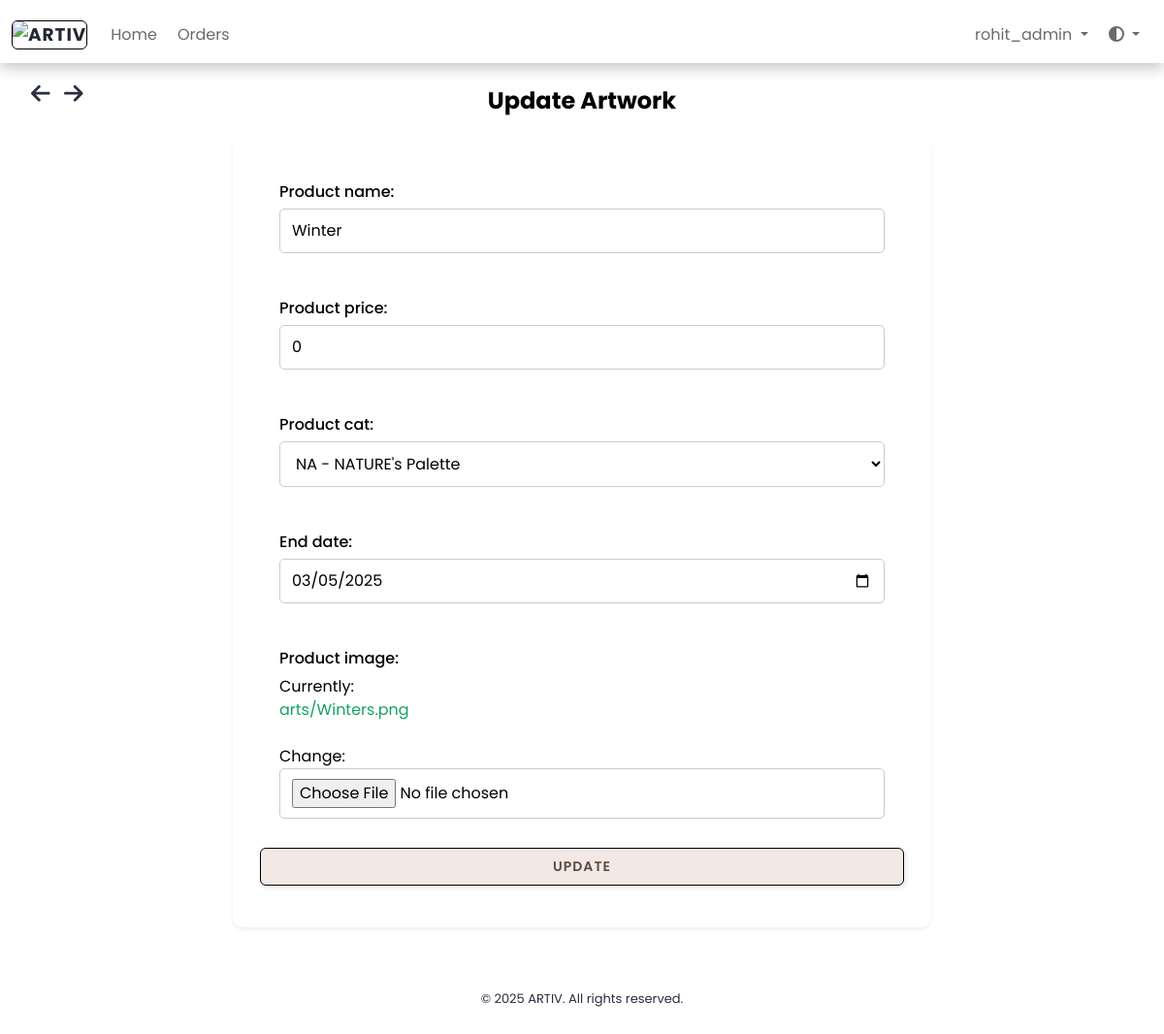
The page /dashboard/productupdate/66/ (signed in) on the database its author committed.
### dashboard/models.py (models this page shows, shortened)
class Artwork(models.Model):
    SALE_TYPE_CHOICES = [
        ("discount", "Discount"),
        ("auction", "Auction"),
    ]
    sale_type = models.CharField(
        max_length=50, choices=SALE_TYPE_CHOICES, default="auction"
    )
    product_id = models.CharField(max_length=255, default="", null=True)
    product_name = models.CharField(max_length=255, null=True)
    product_price = models.IntegerField(default=0, null=True)
    model_360 = models.FileField(upload_to="3d_models/", null=True, blank=True)  # 360 View Field
    opening_bid = models.IntegerField(default=0, null=True, blank=True)
    product_cat = models.ForeignKey(
        Catalogue, on_delete=models.CASCADE, null=True, blank=True
    )
    purchase_category = models.ForeignKey(  # Add this field
        PurchaseCategory, on_delete=models.CASCADE, null=True, blank=True
    )
    product_qty = models.IntegerField(default=0, null=True)
    product_image = models.ImageField(upload_to="arts/")
    dimension_unit = models.CharField(
        max_length=10, choices=[("cm", "Centimeters"), ("ft", "Feet")]
    )
    length_in_centimeters = models.FloatField(default=0, blank=True, null=True)
    width_in_centimeters = models.FloatField(default=0, blank=True, null=True)
    foot = models.FloatField(default=0, blank=True, null=True)
    inches = models.FloatField(default=0, blank=True, null=True)
    created_at = models.DateTimeField(auto_now_add=True)
    end_date = models.DateField(null=True, blank=True, db_index=True)
    favorited_by = models.ManyToManyField(User, related_name="favorite_artworks", blank=True)
    user = models.ForeignKey(
        settings.AUTH_USER_MODEL, on_delete=models.CASCADE, null=True, blank=True
    )
    is_sold = models.BooleanField(default=False)
    is_purchased = models.BooleanField(default=False)
    status = models.CharField(
        max_length=50,
        choices=[
            ("active", "Active"),
            ("closed", "Closed"),
            ("waiting_for_response", "Waiting for Response"),
            ("unsold", "Unsold"),
        ],
        default="active",
    )
    response_deadline = models.DateTimeField(blank=True, null=True, db_index=True)
    buyer_response = models.CharField(
        max_length=11,
        choices=[("yes", "Yes"), ("no", "No"), ("no_response", "No Response")],
        default="no_response",
    )
    discounted_price = models.DecimalField(
        max_digits=10, decimal_places=2, null=True, blank=True
    )

### dashboard/views.py (the view)
# urls.py: path('productupdate/<int:pk>/', views.ArtworkUpdateView.as_view(), name="product_update"),
class ArtworkUpdateView(LoginRequiredMixin, UpdateView):
    model = Artwork
    fields = [
        "product_name",
        "product_price",
        "product_image",
        "product_cat",
        "end_date",
        "length_in_centimeters",
        "width_in_centimeters",
        "foot",
        "inches",
    ]
    template_name_suffix = "_update_form"
    success_url = "/dashboard/product/"
    def get_form(self):
        form = super().get_form()
        form.fields["end_date"].widget = forms.DateInput(attrs={"type": "date"})
        return form

### art/context_processors.py (called while the page is built)
def catalogue_list(request):
    return {
        "catalogue_list": Catalogue.objects.all(),
        "purchase_categories": PurchaseCategory.objects.all(),
    }

### dashboard/models.py (called while the page is built)
    def __str__(self):
        return self.cat_name

### dashboard/templatetags/auth_extras.py (called while the page is built)
@register.filter(name='has_group')
def has_group(user, group_name):
    group = Group.objects.get(name=group_name)
    return True if group in user.groups.all() else False

### templates/dashboard/artwork_update_form.html (shortened to what this page needs)
{% extends './base.html' %} {% block title %}Update Artwork - ARTIV{% endblock %} {% load static %} {% block links %}
<link rel="stylesheet" href="{% static 'dashboard/css/artwork_form.css' %}">
{% endblock %} {% block content %}
{% include './includes/header.html' %}
{% include "art/arrow_button.html" %}
    <div class="app-content pt-3 p-md-3 p-lg-4">
        <div class="button-container">
            <i class="fa-solid fa-arrow-left" style="cursor:pointer; font-size:1.4rem; margin-right:10px" onclick="goBack()"></i>
            <i class="fa-solid fa-arrow-right" style="cursor:pointer; font-size:1.4rem; margin-right:15px" onclick="goForward()"></i>
        </div>
        <div class="container-fluid">
            <h1 class="app-page-title">Update Artwork</h1>
            <div class="row g-4 mb-4">
                <div class="col-12">
                    <div class="app-card artwork-card shadow-sm h-100">
                        <div class="app-card-body p-2">
                            <form method="POST" enctype="multipart/form-data">
                                <div class="fieldWrapper">
                                    <label
                                        for="{{ form.product_name.id_for_label }}">{{form.product_name.label}}:</label>
                                    {{ form.product_name }}
                                </div>
                                <div class="fieldWrapper">
                                    <label
                                        for="{{ form.product_price.id_for_label }}">{{form.product_price.label}}:</label>
                                    {{ form.product_price }}
                                </div>
                                <div class="fieldWrapper">
                                    <label for="{{ form.product_cat.id_for_label }}">{{form.product_cat.label}}:</label>
                                    {{ form.product_cat }}
                                </div>
                                <div class="fieldWrapper">
                                    <label for="{{ form.end_date.id_for_label }}">{{form.end_date.label}}:</label>
                                    {{ form.end_date }}
                                </div>
                                <div class="fieldWrapper">
                                    <label
                                        for="{{ form.product_image.id_for_label }}">{{form.product_image.label}}:</label>
                                    {{ form.product_image }}
                                </div>
                                <div class="d-grid  mx-auto">
                                    <input class="btn btn-success_bid" type="submit" value="Update" />
                                </div>
                            </form>
                        </div>
                    </div>
                </div>
            </div>
        </div>
    </div>
    {% include './includes/footer.html' %}
{% endblock %}

### templates/dashboard/includes/header.html (shortened to what this page needs)
{% load static %}
{% block links %}
<link rel="stylesheet" type="text/css" href="{% static 'dashboard/css/navbar.css' %}" />
{% endblock %}
{% load auth_extras %}
<body>
    <nav class="navbar navbar-expand-lg navbar-light fixed-top">
        <div class="container-fluid">
            <a class="navbar-brand" href="#" data-bs-toggle="modal" data-bs-target="#logoModal">
                <img src="{% static 'images/assets/ARTIV LOGO.png' %}" width="30" height="24" alt="ARTIV">
            </a>
            <div class="collapse navbar-collapse" id="navbarSupportedContent">
                <ul class="navbar-nav me-auto mb-2 mb-lg-0">
                    <li class="nav-item">
                        <a class="nav-link" href="{% url 'art:index' %}">Home</a>
                    </li>
                    {% if user.is_authenticated %}
                        <li class="nav-item">
                            <a class="nav-link" href="{% url 'dashboard:order_list' %}">Orders</a>
                        </li>
                    {% endif %}
                </ul>
                <ul class="navbar-nav ms-auto mb-2 mb-lg-0">
                    {% if user.is_authenticated %}
                        <li class="nav-item dropdown">
                            <a class="nav-link dropdown-toggle" href="#" id="userDropdown" role="button" data-bs-toggle="dropdown" aria-expanded="false">
                                {{ user }}
                            </a>
                        </li>
                    {% endif %}
                    <li class="nav-item dropdown">
                        <a class="nav-link dropdown-toggle" href="#" id="themeDropdown" role="button" data-bs-toggle="dropdown" aria-expanded="false">
                            <i class="fas fa-adjust"></i>
                        </a>
                    </li>
                </ul>
            </div>
        </div>
    </nav>
</body>
</html>

### static/dashboard/css/form.css (style rules this page uses)
.fieldWrapper { display: flex; flex-direction: column; padding: 15px 20px; }
.fieldWrapper label { font-weight: 500; color: black; }
.fieldWrapper input,select { padding: 5px 10px; border-radius: 5px; border: 1px solid grey; }
body.light-mode .fieldWrapper input, body.light-mode .fieldWrapper select, body.light-mode .fieldWrapper textarea { background-color: #ffffff !important; color: black; border: 1px solid #ccc; }
body.light-mode .fieldWrapper label { color: black; }
.fieldWrapper input, .fieldWrapper select, .fieldWrapper textarea { padding: 10px 12px; border-radius: 5px; transition: background-color 0.3s ease, color 0.3s ease; }

### static/dashboard/css/artwork_form.css (style rules this page uses)
body { background-color: #ffffff; color: #2B2D42; }
html.loaded { visibility: visible; opacity: 1; transition: none; }
form { background-color: #ffffff; color: #000000; padding: 20px; border-radius: 8px; }
.app-card { border-radius: 8px; }
.artwork-card { background-color: #ffffff !important; backdrop-filter: blur(1px); border-radius: 10px; box-shadow: 0 4px 6px rgba(0, 0, 0, 0.1); max-width: 45rem; width: 100%; margin: auto; }
form input, form select, form textarea { background-color: #ffffff !important; color: #000000; border: 1px solid #ccc; padding: 8px; border-radius: 4px; width: 100%; margin-bottom: 15px; }
form label { font-weight: 600; margin-bottom: 5px; display: block; }

### static/dashboard/css/navbar.css (style rules this page uses)
body { background-color: #ffffff !important; color: #2B2D42; }
html.loaded { visibility: visible; opacity: 1; transition: none; }
.navbar .navbar-brand { color: #E4E4E4; font-size: 1.15rem; font-weight: bold; letter-spacing: 1px; transition: color 0.3s ease; }
.navbar .navbar-brand img { border-radius: 6px; border: 1px solid black; }
.navbar .nav-link { color: #B0B0B0; margin-right: 5px; transition: color 0.3s ease, transform 0.3s ease; }
body.light-mode .navbar { background-color: #ffffff; color: #000; padding-top: 1rem !important; border-bottom: 1.5px solid rgba(255, 255, 255, 0.603); box-shadow: 0 4px 15px rgba(0, 0, 0, 0.25); }
body.light-mode .navbar .navbar-brand { color: #222831; }
body.light-mode .navbar .nav-link { color: #6a6a6a; }
:root { --border-color: black; }

### static/dashboard/css/signup.css (style rules this page uses)
.fieldWrapper { position: relative; }
.btn { display: inline-block; font-weight: 400; color: #fff; text-align: center; vertical-align: middle; -webkit-user-select: none; -moz-user-select: none; -ms-user-select: none; user-select: none; border: 1px solid transparent; padding: 0.375rem 0.75rem; font-size: 1rem; line-height: 1.5; border-radius: 0.25rem; }

### static/dashboard/css/unsold.css (style rules this page uses)
.row { justify-content: start; --bs-gutter-y: 1.5rem !important; }
:root { --card-bg-light: #ffffff; --card-bg-dark: #2c2c2c; --text-light: #000000; --text-dark: #ffffff; }
.button-container { position: absolute; top: 85px; right: 10px; }
body.light-mode .app-card { background-color: var(--card-bg-light) !important; color: var(--text-light) !important; }

### static/dashboard/css/catalog_products.css (style rules this page uses)
.button-container { position: absolute; top: 85px; left: 2rem; }

### static/dashboard/css/contact.css (style rules this page uses)
.button-container { position: absolute; top: 85px; left: 2rem; }
:root { --background-color: #ece9e9; --text-color: #000; --link-color: #343434; --link-hover-color: #000000; --title-color: #000; --contact-text-color: #000; }
body { background-color: var(--background-color); color: var(--text-color); }

### static/dashboard/css/faq.css (style rules this page uses)
:root { --background-color: #f8f9fa; --text-color: #000; --link-color: #007bff; --link-hover-color: #0056b3; --title-color: #000; --accordion-bg-color: #fff; --accordion-border-color: #ddd; --accordion-header-bg-color: #f7f7f7; --accordion-header-text-color: #000; }
body { background-color: var(--background-color); color: var(--text-color); }

### static/dashboard/css/index.css (style rules this page uses)
:root { --background-color: #ffffff; --text-color: #000; --link-color: #343434; --link-hover-color: #000000; --title-color: #000; --contact-text-color: #000; }
.row { justify-content: start; --bs-gutter-y: 1.5rem !important; }
.button-container { position: absolute; top: 85px; left: 2rem; }
body.light-mode .app-card { background-color: #fff !important; color: var(--text-light) !important; }

### static/home/css/about.css (style rules this page uses)
.light-mode h1, .light-mode h4 { color: black ; }
body, h1, h4, p { margin: 0; padding: 0; }
h1, h4 { text-align: center; }
.container-fluid h1 { margin-top: 10px; }

### static/dashboard/css/register_seller.css (style rules this page uses)
.fieldWrapper { position: relative; }
.btn { display: inline-block; font-weight: 400; color: #fff; text-align: center; vertical-align: middle; -webkit-user-select: none; -moz-user-select: none; -ms-user-select: none; user-select: none; background-color: transparent; border: 1px solid transparent; padding: 0.375rem 0.75rem; font-size: 1rem; line-height: 1.5; border-radius: 0.25rem; }

### rows shown on the page
Artwork: product_name "Winter", product_price "0", product_cat "NA - NATURE's Palette", end_date "03/05/2025"

### other values the page prints
{{ user }} "rohit_admin"
